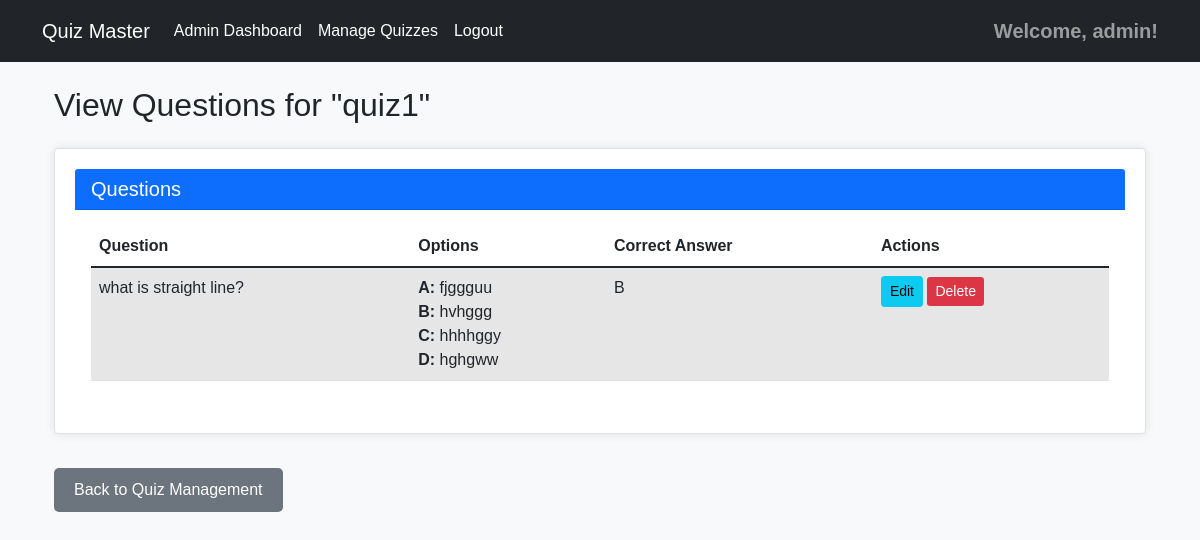
Screenshot of /admin/quiz/1/view_questions (signed in) with the database file from the repository.
### controllers/models.py (models this page shows)
class Quiz(db.Model):
    id = db.Column(db.Integer, primary_key=True)
    title = db.Column(db.String(100), nullable=False)
    description = db.Column(db.Text, nullable=True)
    chapter_id = db.Column(db.Integer, db.ForeignKey('chapter.id'), nullable=False)
    time_limit = db.Column(db.Integer, nullable=False)  # Time limit in minutes
    created_at = db.Column(db.DateTime, default=datetime.utcnow)
    questions = db.relationship('Question', backref='quiz', lazy=True, cascade='all, delete-orphan')
    attempts = db.relationship('QuizAttempt', backref='quiz', lazy=True)

class Question(db.Model):
    id = db.Column(db.Integer, primary_key=True)
    quiz_id = db.Column(db.Integer, db.ForeignKey('quiz.id'), nullable=False)
    question_text = db.Column(db.Text, nullable=False)
    option_a = db.Column(db.String(255), nullable=False)
    option_b = db.Column(db.String(255), nullable=False)
    option_c = db.Column(db.String(255), nullable=False)
    option_d = db.Column(db.String(255), nullable=False)
    correct_answer = db.Column(db.String(1), nullable=False)  # A, B, C, or D
    created_at = db.Column(db.DateTime, default=datetime.utcnow)

### controllers/admin_controller.py (the view)
@admin_bp.route('/quiz/<int:quiz_id>/view_questions', methods=['GET', 'POST'])
@admin_required
def view_question(quiz_id):
    quiz = Quiz.query.get_or_404(quiz_id)
    return render_template('admin/view_question.html', quiz=quiz)

### controllers/admin_controller.py (called while the page is built)
def admin_required(f):
    @wraps(f)
    def decorated_function(*args, **kwargs):
        if not session.get('user_id') or not session.get('is_admin'):
            flash('Admin access required.', 'danger')
            return redirect(url_for('auth.admin_login'))
        return f(*args, **kwargs)
    return decorated_function

### templates/admin/view_question.html
{% extends 'base.html' %}
{% block content %}
<div class="container mt-4">
    <h2>View Questions for "{{ quiz.title }}"</h2>
    <div class="card mt-4">
        <div class="card-header bg-primary text-white">
            <h5 class="mb-0">Questions</h5>
        </div>
        <div class="card-body">
            {% if quiz.questions %}
                <div class="table-responsive">
                    <table class="table table-striped">
                        <thead>
                            <tr>
                                <th>Question</th>
                                <th>Options</th>
                                <th>Correct Answer</th>
                                <th>Actions</th>
                            </tr>
                        </thead>
                        <tbody>
                            {% for question in quiz.questions %}
                                <tr>
                                    <td>{{ question.question_text }}</td>
                                    <td>
                                        <strong>A:</strong> {{ question.option_a }}<br>
                                        <strong>B:</strong> {{ question.option_b }}<br>
                                        <strong>C:</strong> {{ question.option_c }}<br>
                                        <strong>D:</strong> {{ question.option_d }}<br>
                                    </td>
                                    <td>{{ question.correct_answer }}</td>
                                    <td>
                                        <a href="{{ url_for('admin.edit_question', question_id=question.id) }}" class="btn btn-sm btn-info">Edit</a>
                                        <a href="{{ url_for('admin.delete_question', question_id=question.id) }}" class="btn btn-sm btn-danger" onclick="return confirm('Are you sure you want to delete this question?')">Delete</a>
                                    </td>
                                </tr>
                            {% endfor %}
                        </tbody>
                    </table>
                </div>
            {% else %}
                <p>No questions available for this quiz.</p>
            {% endif %}
        </div>
    </div>
    <div class="mt-4">
        <a href="{{ url_for('admin.quiz_management') }}" class="btn btn-secondary">Back to Quiz Management</a>
    </div>
</div>
{% endblock %}

### static/css/styles.css (style rules this page uses)
body { background-color: #f8f9fa; font-family: Arial, sans-serif; }
.btn-secondary { background-color: #6c757d; border: none; }
.btn-danger { background-color: #dc3545; border: none; }
.table-striped tbody tr:nth-of-type(odd) { background-color: rgba(0, 0, 0, 0.05); }
.card { border-radius: 10px; box-shadow: 0px 0px 10px rgba(0, 0, 0, 0.1); padding: 20px; margin-bottom: 20px; border: 1px solid #dee2e6; border-radius: 0.25rem; }
.btn-secondary { background-color: #6c757d; border-color: #6c757d; color: white; padding: 10px 20px; font-size: 16px; border-radius: 5px; text-decoration: none; display: inline-block; margin-top: 10px; }
.btn-sm { font-size: 0.875rem; padding: 0.25rem 0.5rem; }

### rows the page displays
Quiz: title "quiz1"
Question: question_text "what is straight line?", option_a "fjggguu", option_b "hvhggg", option_c "hhhhggy", option_d "hghgww", correct_answer "B"

### other values shown
{{ session.get('username') }} "admin"
